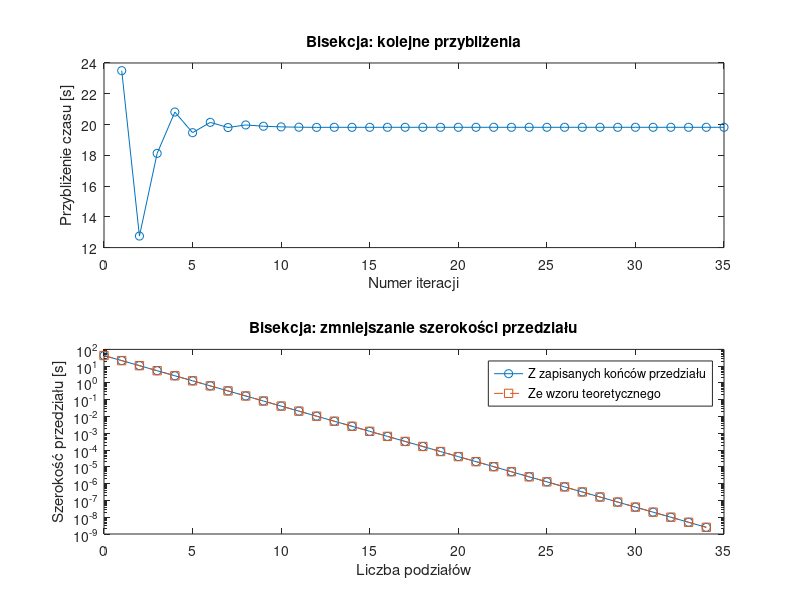

Recreate this plot in MATLAB.
function result = lab4_z5()
% Uzupełnij obliczenia i wykresy w funkcji velocity_bisection, która
% wyznacza przybliżenie miejsca zerowego velocity_difference metodą bisekcji.
% Przenieś własną bisekcję i rysowanie z zadania 2 oraz cały model
% velocity_difference z zadania 4. Zmień model i jednostki, nie metodę.
%
% Funkcja lab4_z5 zapisuje wyniki velocity_bisection w strukturze result.
% Wyniki liczbowe: double, wektory wierszowe lub kolumnowe.
% result.xvec: wektor kolejnych przybliżeń czasu osiągnięcia celu [s].
% result.xdif: wartości bezwzględne różnic kolejnych przybliżeń [s],
% o długości iterations-1.
% result.xsolution: ostatnie przybliżenie czasu, skalar [s].
% result.ysolution: wartość funkcji różnicy w xsolution, skalar [m/s].
% ysolution jest residuum i zachowuje znak. abs(ysolution) to jego moduł.
% Błąd bezwzględny przybliżenia x to |x-x_*|, gdzie x_* jest dokładnym zerem.
% error_bound to oszacowanie błędu środka przedziału zawierającego zero.
% Gwarancja dotyczy arytmetyki dokładnej. Zaokrąglenia oceń osobno.
% result.iterations: skalar równy liczbie elementów xvec.
% result.a_history, result.b_history: odpowiednio lewe i prawe końce przedziałów
% [s].
% result.fa_history: wartości funkcji na lewych końcach [m/s].
% result.fb_history: wartości funkcji na prawych końcach [m/s].
%
% Każdy z czterech wektorów ma iterations elementów.
% Pierwszy element opisuje stan początkowy.
% Kolejne wartości zapisujemy po podziale, bez nowego wpisu po sukcesie.
% Stan po k podziałach ma indeks k+1. Środek to xvec(k+1).
% Aby zapisać całą figurę do sprawozdania, ustaw lokalnie save_png=1.

save_png = 0;
[xvec, xdif, xsolution, ysolution, iterations, ...
    a_history, b_history, fa_history, fb_history] = ...
    velocity_bisection();
result = struct('xvec', xvec, 'xdif', xdif, ...
    'xsolution', xsolution, 'ysolution', ysolution, ...
    'iterations', iterations, ...
    'a_history', a_history, 'b_history', b_history, ...
    'fa_history', fa_history, 'fb_history', fb_history);
fig = get(groot, 'CurrentFigure');
if save_png == 1 && ~isempty(fig)
    exportgraphics(fig, 'zadanie5.png', 'Resolution', 150);
end
end

% Funkcje lokalne.
function [xvec, xdif, xsolution, ysolution, iterations, ...
    a_history, b_history, fa_history, fb_history] = ...
    velocity_bisection()
% Wyznacza przybliżenie miejsca zerowego funkcji velocity_difference metodą
% bisekcji.
% Wyniki funkcji lokalnej zbiera funkcja główna.
% xvec: wektor kolejnych przybliżeń argumentu [s].
% xdif: abs(diff(xvec)), wektor o jeden element krótszy [s].
% xsolution: ostatnie przybliżenie argumentu, skalar [s].
% ysolution: wartość funkcji różnicy w xsolution, skalar [m/s].
% iterations: skalar równy liczbie elementów xvec.
% Wyniki liczbowe: double, wektory wierszowe lub kolumnowe.
% a_history, b_history: odpowiednio lewe i prawe końce przedziałów [s].
% fa_history: wartości funkcji na lewych końcach [m/s].
% fb_history: wartości funkcji na prawych końcach [m/s].
% Każdy z czterech wektorów ma iterations elementów.
% Pierwszy element opisuje stan początkowy.
% Następne stany zapisujemy po podziale, bez wpisu po sukcesie.
% Stan po k podziałach ma indeks k+1. Środek to xvec(k+1). Wartości fa/fb są
% aktualne.

a = 2; % lewa granica przedziału poszukiwań miejsca zerowego
b = 45; % prawa granica przedziału poszukiwań miejsca zerowego
ytolerance = 1e-8; % tolerancja modułu residuum w jednostkach m/s.
% Mały moduł residuum nie gwarantuje małego błędu przybliżenia.
max_iterations = 1000; % maksymalna liczba iteracji wykonana przez alg. bisekcji

fa = velocity_difference(a);
fb = velocity_difference(b);

% Wektory zapisują stan początkowy i stany po wykonanych podziałach.
% a_history, b_history: odpowiednio lewe i prawe końce przedziałów.
% fa_history: wartości funkcji na lewych końcach [m/s].
% fb_history: wartości funkcji na prawych końcach [m/s].
a_history = [];
b_history = [];
fa_history = [];
fb_history = [];
xvec = [];
xdif = [];
xsolution = Inf;
ysolution = Inf;
iterations = max_iterations;

% Zakończ przy pierwszym przybliżeniu, dla którego moduł bieżącej
% wartości funkcji jest mniejszy od ytolerance.
% Zgłoś error po limicie lub stagnacji bez spełnienia tolerancji.
% Stagnacja: obliczony środek jest równy końcowi przedziału.
% Zapisz początkowe końce i wartości funkcji w pierwszych
% elementach czterech wektorów.
a_history(1,1) = a;
b_history(1,1) = b;
fa_history(1,1) = fa;
fb_history(1,1) = fb;

for ii=1:max_iterations
    c = (a + b)/2;
    xvec(ii,1) = c;
    fc = velocity_difference(c);
    if abs(fc) < ytolerance
        xsolution = c;
        ysolution = fc;
        iterations = ii;
        break
    end
    if c == a || c == b
        error('lab4:stagnation', ...
            'Bisekcja: stagnacja przed spełnieniem tolerancji residuum.');
    end
    if fa*fc < 0
        b = c;
        fb = fc;
    else
        a = c;
        fa = fc;
    end
    a_history(ii+1,1) = a;
    b_history(ii+1,1) = b;
    fa_history(ii+1,1) = fa;
    fb_history(ii+1,1) = fb;
    if ii == max_iterations
        error('lab4:iterationLimit', ...
            'Bisekcja: limit iteracji bez spełnienia tolerancji residuum.');
    end
end
xdif = abs(diff(xvec));

% Oblicz lokalne error_bound i zinterpretuj je w jednostkach
% argumentu zgodnie z instrukcją.
error_bound = (b_history(end) - a_history(end))/2;

% Przygotowanie figury jest dostarczone. Uzupełnij tylko miejsca PLOT.
% Możesz zmieniać podpisy i dodawać oznaczenia bez zasłaniania danych.
figure('WindowStyle','normal');
subplot(2,1,1);
plot(1:iterations, xvec, 'o-');
xlabel('Numer iteracji');
ylabel('Przybliżenie czasu [s]');
title('Bisekcja: kolejne przybliżenia');
subplot(2,1,2);
interval_widths = b_history - a_history;
division_numbers = 0:iterations-1;
semilogy(division_numbers, interval_widths, 'o-');
hold on;
semilogy(division_numbers, interval_widths(1)./2.^division_numbers, 's--');
xlabel('Liczba podziałów');
ylabel('Szerokość przedziału [s]');
title('Bisekcja: zmniejszanie szerokości przedziału');
if numel(findobj(gca,'Type','line')) >= 2
    legend('Z zapisanych końców przedziału', ...
        'Ze wzoru teoretycznego');
end
% Koniec dostarczonego przygotowania figury.

end

function velocity_delta = velocity_difference (t)
u = 2200; % prędkość wylotowa gazów [m/s]
m0 = 180000; % masa początkowa [kg]
q = 3000; % szybkość zużywania paliwa [kg/s]
g = 1.622; % przyspieszenie grawitacyjne [m/s^2]
velocity_goal = 850; % prędkość docelowa [m/s]
if t <= 0
    error('lab4:nonpositiveTime', ...
        'Czas musi być dodatni.');
end
velocity = u*log(m0/(m0 - q*t)) - g*t;
velocity_delta = velocity - velocity_goal;
end
